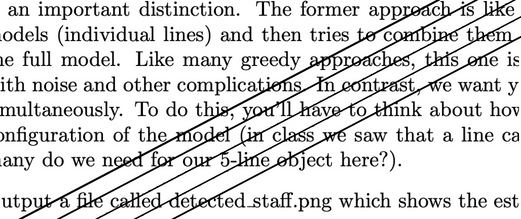
#> input picture part1/sample-input.png, 521 x 219 px
$ python -i staff_finder.py   (imports and definitions only)
#> lines starting #> are read from the running program, lines starting #| are printed output that depends on the picture
#> further down, picture is the input picture: PIL image 521x219 L; min 0, max 255, mean 216.3
import sys
import numpy as np
import matplotlib
# [1 line not run here, left out]
from PIL import Image,ImageFilter,ImageDraw
import matplotlib.pyplot as plt

#Reference: https://github.com/tbharathchandra/Canny-Operator-with-morphological-completion/blob/master/CannyOperator.ipynb and
#https://www.youtube.com/watch?v=qHn9mctee1Q and https://stackoverflow.com/questions/15892116/is-the-sobel-filter-meant-to-be-normalized#:~:text=A%20mathematically%20correct%20normalization%20for,one%20gray%2Dlevel%20per%20pixel.
#https://gist.github.com/bygreencn/6a900fd2ff5d0101473acbc3783c4d92

#Setting the max pixel brightness for the image
MAX_BRIGHTNESS = 255

# Direction noramalized sobel filter init
sobel_filter_gx = np.array([-1, 0, 1, -2, 0, 2, -1, 0, 1]) / 8 # finite difference filter
sobel_filter_gy = np.array([1, 2, 1, 0, 0, 0, -1, -2, -1]) / 8 # smoothing filter

# SobelFilterGy = np.array([2, 1, 0, -1, -2, 2, 1, 0, -1, -2, 4, 2, 0, -2, -4, 2, 1, 0, -1, -2, 2, 1, 0, -1, -2]) # finite difference filter
# SobelFilterGx = np.array([2, 2, 4, 2, 2, 1, 1, 2, 1, 1, 0, 0, 0, 0, 0, -1, -1, -2, -1, -1, -2, -2, -4, -2, -2]) # smoothing filter

# [17 lines left out: function ApplyGaussian, not called in this run]

def ApplySobel(PILimgObj, AsPil = False, ShowStage = True, ShowOut = False):

    """
    Module to implement Sobel Operator for the image edge enhancement using seperated kernels
    Ref: https://www.youtube.com/watch?v=qHn9mctee1Q
         https://matplotlib.org/stable/gallery/subplots_axes_and_figures/subplots_demo.html
    """
#> called with AsPil = False, ShowStage = True, ShowOut = False
    if ShowStage: print("*============== Applying Seperable Sobel Filter ==============*\n")
    if PILimgObj.mode != 'L': PILimgObj = PILimgObj.convert('L')

    SobelImgGx = PILimgObj.filter(ImageFilter.Kernel((3, 3), sobel_filter_gx,1,0))
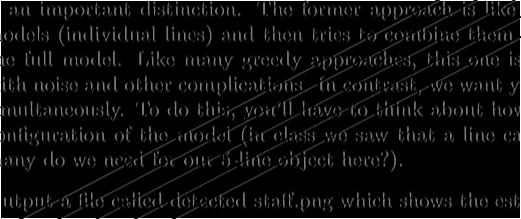
#> SobelImgGx: PIL image 521x219 L; min 0, max 255, mean 13.8
    SobelImgGy = PILimgObj.filter(ImageFilter.Kernel((3, 3), sobel_filter_gy,1,0))
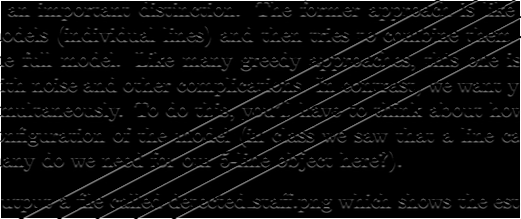
#> SobelImgGy: PIL image 521x219 L; min 0, max 255, mean 12.2

    SobelMag = np.hypot(np.array(SobelImgGx),np.array(SobelImgGy))
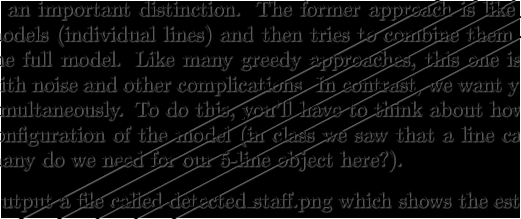
#> SobelMag: shape (219, 521) float16; min 0, max 360.5, mean 22; drawn with min black and max white
    NormSobelMag = ((SobelMag / np.max(SobelMag)) * MAX_BRIGHTNESS).astype(np.uint8)

    SobelGrad = np.arctan2(np.array(SobelImgGy), np.array(SobelImgGx))
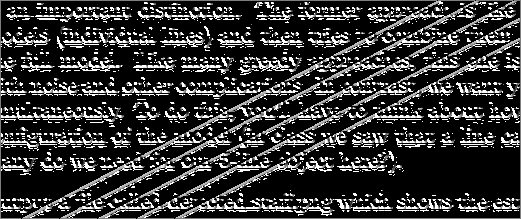
#> SobelGrad: shape (219, 521) float16; min 0, max 1.57, mean 0.334; drawn with min black and max white
    NormSobelGrad = (SobelGrad * MAX_BRIGHTNESS / (2*np.pi)).astype(np.uint8)
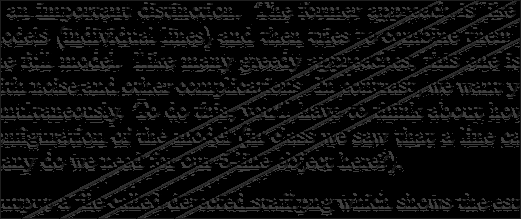
#> NormSobelGrad: shape (219, 521); min 0, max 63, mean 13.4

    if ShowStage: print("*-------------- Applied Sobel Filters --------------* \n")

    if ShowOut:
        plt.figure()
        fig,(ax1, ax2) = plt.subplots(1,2,figsize = (12,8),layout="tight")
        ax1.imshow(NormSobelMag,'gray')
        ax1.set_title("Sobel Magnitude image")

        ax2.set_title("Sobel Gradient image")
        ax2.imshow(NormSobelGrad,'gray')
        plt.show()
    if AsPil:
        PILSobelMag = Image.fromarray(NormSobelMag)
        PILSobelGrad = Image.fromarray(NormSobelGrad)
        return PILSobelMag, PILSobelGrad

    return NormSobelMag, NormSobelGrad


# [158 lines left out: functions NonMaxSuppression, DoubleThresholding, AccumulateHough, ExtractingPeakLines, OverlayLinesOnImg, not called in this run]

# [58 lines not run here, left out]

>>> from PIL import Image
>>> picture = Image.open('sample-input.png')
>>> result = ApplySobel(picture)
